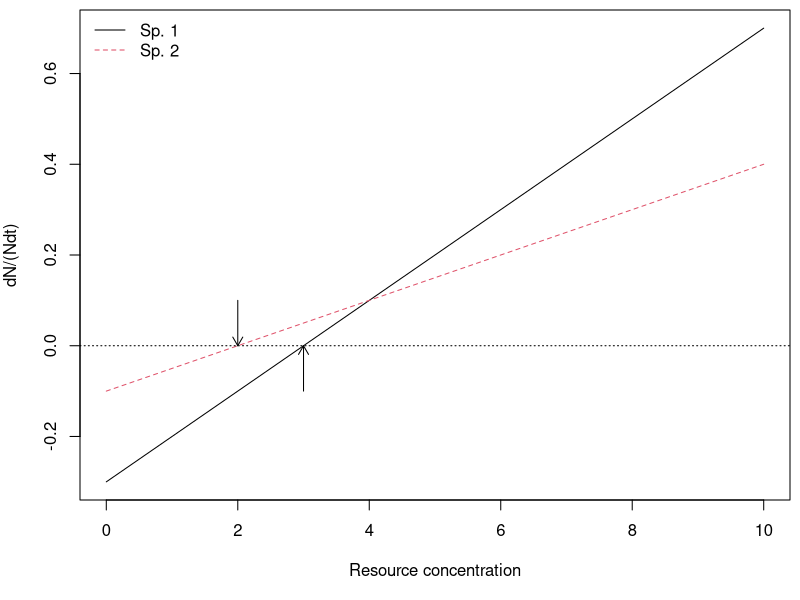

Recreate this plot in R. (Note: this script raises an error after producing the figure.)
## ---- chunk 1

e1 <- 0.1; a1 <- 1; d1 <- 0.3
e2 <- 0.1; a2 <- .5; d2 <- 0.1

{
  # setting the margins of the plot
  par(mar=(c(5, 4,.5,.5)))
  
  # making the graph
  curve(e1*a1*x - d1, 0,10, ylab="dN/(Ndt)", xlab="Resource concentration")
  curve(e2*a2*x - d2, lty=2, col=2, add=TRUE)
  abline(h=0, lty=3)
  legend("topleft", c("Sp. 1", "Sp. 2"), lty=1:2, col=1:2, bty='n')
  
  #adding the arrows
  x1 <- d1/(e1*a1); x2 <- d2/(e2*a2); len <- 0.1
  arrows(c(x1,x2), c(-len, len), c(x1,x2), c(0,0), length=0.1)
  }      

## ---- chunk 2
R.star.sp1 <- d1/(e1*a1)
R.star.sp2 <- d2/(e2*a2)
c(R.star.sp1, R.star.sp2)
## ---- chunk 3
cr_2plants  <- function(t,y,p){
  N1 <- y[1]; N2 <- y[2]; R <- y[3]
  with(as.list(p),{
    dN1 <- N1*(e1*a1*R - d1)
    dN2 <- N2*(e2*a2*R - d2)
    dR <- r*(S-R) - a1*N1*R - a2*N2*R
    return(list(c(dN1,dN2,dR)))
  } )
}
## ---- chunk 4
t <- seq(0, 100, by=.5)
p <- list(e1=0.1, a1=1, d1=0.3, 
          e2=0.1, a2=.5, d2=0.1,
          S=5, r=1)

y.initial <- c(N1=.1, N2=.1, R=4)
rout <- ode(y=y.initial, time=t, fun=cr_2plants, parms=p)
r.long <- rout %>% as.data.frame %>% pivot_longer(cols=-time, names_to = "State", values_to = "Grams")
ggplot(data=r.long, aes(time, Grams, colour=State, linetype=State)) + 
  geom_line() 
## ---- chunk 5
b <-c(1, .5); k=c(5, .1); d = 0.3
{curve(b[1]*x/(k[1]+x) - d, 0, 10, ylab=bquote(dP/(Pdt)), xlab="R")
curve(b[2]*x/(k[2] + x) - d, lty=2, add=TRUE)
abline(h=0, lty=3); text(7.5, 0, "gain = loss", adj=c(.5, -.3))
}
## ---- chunk 6
## 
cr_2substitutable <- function(t, y, parameters){
  N1 <- y[1] ; N2 <- y[2] ; R1 <- y[3]; R2 <- y[4]; 
  with(as.list(parameters), {
    N1.dot <- N1 * ( e11*a11*R1 + e12*a12*R2  - d1 )
    N2.dot <- N2 * ( e21*a21*R1 + e22*a22*R2  - d2 )
    R1.dot <- r1 * (S1 - R1) - (a11*N1 + a21*N2)*R1
    R2.dot <- r2 * (S2 - R2) - (a12*N1 + a22*N2)*R2
    return( list(c(N1.dot, N2.dot, R1.dot, R2.dot)) )
  } )
}
## ---- chunk 7
parameters <- c(# the environment supplies slightly more of resources 1
                r1 = 1, r2=1, S1=1.8, S2=1.2, 
                # sp 1 grows more with each unit of R1
                # sp 2 grows more with each unit of R2
                e11=.1, e12=.1, e21=.1, e22=.1,
                # sp 1 consumes more R1 than R2 and more than sp 2
                # sp 2 consumes more R2 than R1 and more than sp 1
                a11=2, a12=1, a21=1, a22=2, 
                # both spp die at the same rate
                d1=.1, d2=.1)
## ---- chunk 8

t <- seq(0, 20, by=.1); y.init <- c(N1=1, N2=1, R1=1.8, R2=1.2)
out <- ode(y = y.init, times=t, func=cr_2substitutable, 
           parms=parameters)
outL <- out %>% as.data.frame %>% pivot_longer(-time, names_to="State_vars", values_to="abun.")
ggplot(outL, aes(time, abun., colour=State_vars)) + geom_line()
## ---- chunk 9
cr_2subst_graph <- function(parameters, s1=NULL, s2=NULL, n1=1, n2=1, t=1000, by=1){
  p <- as.list(parameters)
  if(!is.null(s1)) p$S1 <- s1
  if(!is.null(s2)) p$S2 <- s2
with(p,
     { # ZNGI1
       Dz1 <- e11*a11/(e12*a12)
       Dz2 <- e21*a21/(e22*a22)
       R1.star = (d2*e12*a12 - d1*e22*a22 )/(e21*a21*e12*a12 - e11*a11*e22*a22)
       R2.star = (d1 - R1.star*e11*a11)/(e12*a12)
       impact1 <- a12*R2.star/(a11*R1.star)
       impact2 <- a22*R2.star/(a21*R1.star)
       stable <- 
         (Dz1 > Dz2 & (a12/a11)*(R2.star/R1.star) < (a22/a21)*(R2.star/R1.star)) |
         (Dz1 < Dz2 & (a12/a11)*(R2.star/R1.star) > (a22/a21)*(R2.star/R1.star))
       
       # xint = max( c(d1/(e11*a11),d2/(e21*a21) ))
       # yint  = max( c(d1/(e12*a12), d2/(e22*a22)) )
       lim = max( c(d1/(e11*a11),d2/(e21*a21), d1/(e12*a12), d2/(e22*a22)) )
       #xmax = max(c(1/(e12*a12),1/(e22*a22) ))
       
       layout(matrix(1:2, nrow=1))
       # Species 1 ZNGI (x = R1)
       par(pty="s")
       curve( (d1-e11*a11*x)/(e12*a12), ylim=c(0,lim*2), xlim=c(0, lim*2),
              ylab="R2", xlab="R1", main="ZNGIs and consumption vecs.")
       
       # Species 2 ZNGI (x = R1)
       curve( (d2-e21*a21*x)/(e22*a22), add=TRUE, lty=2)
       legend("topright", c("Sp 1", "Sp 2"), lty=1:2, bty='n')
       
        # Sp 1 vectors
       arrows(x0=R1.star, y0=R2.star, 
              x1=R1.star*(1-a11/2), y1=R2.star*(1-a12/2), length=.05, col=2)
       segments(x0=R1.star, y0=R2.star, 
                x1=R1.star*(1+a11*10), y1=R2.star * (1+a12*10), col=2)
       # Sp 2 vectors
       arrows(x0=R1.star, y0=R2.star, 
              x1=R1.star*(1-a21/2), y1=R2.star*(1-a22/2), lty=2, length=.05, col=2)
       segments(x0=R1.star, y0=R2.star, 
              x1=R1.star*(1+a21*10), y1=R2.star * (1+a22*10), lty=2, col=2)
       
        # Resource dynamics
       t <- seq(0, t, by=by)
       y.init <- c(N1=n1, N2=n2, R1=S1, R2=S2)
       out <- ode(y = y.init, times=t, func=cr_2substitutable,
                  parms=p)
       tf <- as.numeric( out[nrow(out), ] )  # last row
       lines(out[,4], out[,5], lty=3, col="purple", lwd=1)
       points(x=S1,y=S2)
       points(x=tf[4], y=tf[5], pch=19)
       
       ## Plot time series
       matplot(t, out[,-1], type="l", lty=c(1,2,3,3), col=c(1,1,2,4),
               ylab="State variables", xlab="Time",
               main="Dynamics")
       
       return( list(stable=stable,  Rstar=c(R1.star, R2.star), zngi.slope=c(Dz1,Dz2), consumption=c(impact1, impact2), parameters=parameters, last.integration=tf) )
})
}
## ---- chunk 10
output <- cr_2subst_graph(parameters)
## ---- chunk 11
## Something is not right here
resratio <- function(t, y, parameters){
  R1 <- y[1]; R2 <- y[2]; N1 <- y[3] ; N2 <- y[4] ;
  with(as.list(parameters), {
    N1.dot <- r1 * N1 * ( min( c( c11*R1/(k11 + R1), c21*R2/(k21 + R2) ) ) - m1 )
    N2.dot <- r2 * N2 * ( min( c( c12*R1/(k12 + R1), c22*R2/(k22 + R2) ) ) - m2 )
    ## R.dot must follow N.dot if we use N.dot in R.dot
    R1.dot <- a1 * (S1 - R1) - 
      r1 * N1 * ( min( c( c11*R1/(k11 + R1), c21*R2/(k21 + R2) ) ))/e11 - 
      r2 * N2 * ( min( c( c12*R1/(k12 + R1), c22*R2/(k22 + R2) ) ))/e12 
    R2.dot <- a2 * (S2 - R2) - 
      r1 * N1 * ( min( c( c11*R1/(k11 + R1), c21*R2/(k21 + R2) ) ))/e21 - 
      r2 * N2 * ( min( c( c12*R1/(k12 + R1), c22*R2/(k22 + R2) ) ))/e22 
    return( list(c(R1.dot, R2.dot, N1.dot, N2.dot)) )
  } )
}

parameters <- c(a1 = 1, a2=1, S1=10, S2=10, 
                r1=1, r2=1, m1=.1, m2=.1, 
                c11=1, c21=1, c12=1, c22=1, 
                k11=.1, k21=1, k12=1, k22=.1,
                e11=.1, e21=.1, e12=.1, e22=.1)

with(as.list(parameters),{
  curve(r1*c11*x/(k11 + x)-m1, 0, 3, xlab=expression("R"["j"]), 
        ylab=expression("r"["i"]*"c"["i"]*"R"["j"] /( "k"["ji"] + "R"["j"]) - "m"["i"] ) )
  curve(r1*c21*x/(k21 + x)-m1, 0, 3, add=T, lty=2)
  curve(r2*c12*x/(k12 + x)-m2, 0, 3, col=4, add=T)
  curve(r2*c22*x/(k22 + x)-m2, 0, 3, add=T, col=4, lty=2)
  abline(h=0, lty=3)
  legend('right', c('N1(R1)', 'N1(R2)', 'N2(R1)', 'N2(R2)'), 
         lty=c(1,2,1,2), col=c(1,1,4,4), lwd=2, bty='n')
})
## ---- chunk 12
t <- 0:100
y0 <- c(R1=.5, R2=.5, N1=10, N2=10)
run1 <- ode(y=y0, times=t, func=resratio, parms=parameters)
parameters; plot(run1)
run1[101,]
## ---- chunk 13
# a digraph is a directed graph
# the model is written in the "dot" language
bimut <-
"digraph{
  rankdir = LR;
node[shape=box];
// oval is the default node shape
  M1 -> M2[label='R'];
M2 -> M1[label='R'];
}"

#grViz(bimut)

umut <-
"digraph{
  rankdir = LR;
node[shape=box];
// oval is the default node shape
  M1 -> M2[label='R'];
M2 -> M1[label='S', style=dashed]
}"

imut <-
"digraph{
  rankdir = TB;
node[shape=box];
{rank=max; R1; R2;}
{rank=min; M1; M2;}
// oval is the default node shape
R1 -> M1; M1 -> R1[arrowhead='odot'];
R2 -> M2; M2 -> R2[arrowhead='odot'];
R1 -> R2[arrowhead='odot']; R2 -> R1[arrowhead='odot'];
}"

grViz(bimut) %>%
  export_svg %>% charToRaw %>% rsvg_png("bimut.png")

grViz(umut) %>%
  export_svg %>% charToRaw %>% rsvg_png("umut.png")

grViz(imut) %>%
  export_svg %>% charToRaw %>% rsvg_png("imut.png")

include_graphics(c("bimut.png","umut.png","imut.png"))
## ---- chunk 14

ggplot(data.frame(x=c(0, 1)), aes(x=x) ) + 
  stat_function(fun=function(x) { 10*x/(1+10*x) }) +
  labs( x="Fruit abundance", y="Consumption Rate of a frugivore")


ggplot(data.frame(x=c(0, 1)), aes(x=x) ) + 
  stat_function(fun=function(x) { 10*x/(1+10*x) }) +
  labs( x="Frugivore abundance", y="Dispersal rate of a seed")

## ---- chunk 15
# The derivative 
## A two-species consumer-resource mutualism
## Holland and DeAngelis 2009, Ecology Letters Ecology Letters, 12: 1357–1366.
## The parameterization follows that in this article. It differs from those 
## in the above equations. Can you see the differences?

cr_bimut <- function(t,y,parameters) {
  M1 <- y[1] # 
  M2 <- y[2] # 
  with( as.list( parameters ), {
    dM1 <- M1 * (r1 - d1*M1 + a12*M2/(h2 + M2) - B1*M2/(e1+M1) )
    dM2 <- M2 * (r2 - d2*M2 + a21*M1/(h1 + M1) - B2*M1/(e2+M2) )
    list( c( dM1, dM2 ))
  }
  )
}

## ---- chunk 16
### These parameters create a unidirectional, resource-service mutualism (B2 = 0)
## Translating, a12 = a above, and a21 = ea above, and B1 = s above
## therefore e = a21/a12

p.u <- list(r1 = 1, r2 = 1, d1=0.01, d2=0.01, 
            a12 = 0.4, a21 = 0.25, B1 = 0.3, B2 = 0, 
            h1=0.3, h2=0.3, e1=0.3, e2=0.3)

#####
# times series
t <- seq(0,25, by=.1)
y <- c(M1=50, M2=1)

out <- ode(y=y, times=t, func= cr_bimut, parms=p.u)
outdf <- data.frame(out)
outL <- pivot_longer(outdf, -time, 
                     names_to="State_var", values_to="N")
ggplot(outL, aes(time, N, colour=State_var)) + geom_line()
## ---- chunk 17
library(diagram)
bm <- matrix(c("a11", "ca","1", 0, "cb", "a22", "0", "nu", 
               "alphaA", "alphaB", 0,0,
               "betaA","betaB", 0,0), nc=4)

bm <- matrix(c( 
  "-1/K[A]", "-c[A]/K[A]",1, 0,
  "-c[B]/K[B]", "-1/K[B]",0, "nu",
  "alpha[A]", "alpha[B]", -1, 0,
  "beta[A]","beta[B]", 0, -1 
), nc=4)
name <- c(expression(N[A]), expression(N[B]), expression(S[A]), expression(S[B]))
par(mar=c(0,0,0,0))
plotmat(bm, pos=c(2,2), name=name)
## ---- chunk 18
bever3 <- function(t,y,p){
  with(as.list(c(y,p)), {
    dNa <- ra * Na * (1+alphaA*SA + betaA*(1-SA) - (Na + cB*Nb)/Ka)
    dNb <- rb * Nb * (1+alphaB*SA + betaB*(1-SA) - (cA*Na + Nb)/Kb)
    dSA <- SA*(1-SA) * ( Na/(Na+Nb) - nu*Nb/(Na+Nb) )
    return(list(c(dNa, dNb, dSA), SB=1-SA))
  })
  }
## ---- chunk 19
p0 <- list(ra=0.7, rb=0.5, Ka = 10, Kb=12, cA=.98, cB=.98, 
           alphaA=0, alphaB=0, betaA=0, betaB=0, nu=0.8)
## ---- chunk 20
with(p0, { cA/Kb*Ka  < (1+alphaB)*(1+betaA) / ( (1+alphaA)*(1+betaB)) })
with(p0, { cB/Ka*Kb < (1+alphaB)*(1+betaA) / ( (1+alphaA)*(1+betaB)) })
## ---- chunk 21
p <- list(ra=0.7, rb=0.5, Ka = 10, Kb=12, cA=.98, cB=.98, alphaA=-0.03, alphaB=0.1, betaA=0.1, betaB=-0.2, nu=0.8)
## ---- chunk 22
with(p, { cA/Kb*Ka  < (1+alphaB)*(1+betaA) / ( (1+alphaA)*(1+betaB)) })
with(p, { cB/Ka*Kb < (1+alphaB)*(1+betaA) / ( (1+alphaA)*(1+betaB)) })
## ---- chunk 23
t <- seq(0,200, .1)
y0 <- c(Na=4, Nb=9, SA=0.5)
{outdf <- as.data.frame( ode(y=y0, times=t, fun=bever3, parms=p) )
outL <- pivot_longer(outdf, -time, 
                     names_to="State_var", values_to="N")
ggplot(outL, aes(time, N, colour=State_var)) + geom_line()
}

### Phase plane plot
plot(outdf$Na, outdf$Nb, type='l', ylab="N_B", xlab="N_A")
### Make the start clear
points(y0[1], y0[2], cex=2, col=2, pch=19)
text(y[1], y[2], "Start here (t=0)", adj=c(-.2,.5), srt=-45, col="green")
## ---- chunk 24
lvg <- function (time, n, parameters) 
{
  r <- parameters[[1]]
  a <- parameters[[2]]
  dns.dt <- r * n * (1 + (a %*% n))
  return(list(c(dns.dt)))
}
## ---- chunk 25
a <- matrix(c( -.1, .02,
               .02, -.09), nrow = 2, byrow=TRUE)
a
## ---- chunk 26
# Let r be the same fpor each species
r <- c(1,1)
parms <- list(r=r, a=a)
parms

t=seq(0,30, by=.1)
N0 <- c(N1=20, N2=5)
lvout <- as.data.frame( ode(N0, t, lvg, parms) )
lvL <- pivot_longer(lvout, -time, names_to="State_vars", 
            values_to="N")

ggplot(lvL, aes(time, N, colour=State_vars, linetype=State_vars)) + 
  geom_line() + 
  geom_hline(yintercept=c(-1/a[1,1], -1/a[2,2]), linetype=c(1,3)) +
  annotate(geom="text", 
           x=c(15, 20),y=c(-1/a[1,1], -1/a[2,2]), label=c("K1", "K2"), vjust=-0.2 )
## ---- chunk 27
# Use expand.grid to create systematically combinations of parameters
df <- expand.grid(a11 = -0.1, a12=seq(0, .2, by =.02),
                  a21 = seq(0, .2, by=.02),  a22=-0.1 )
dim(df) # The number of rows and columns
head(df) # the top of the data frame
## ---- chunk 28
# set intrinsic rates of increase...
r <- c(1,1)

# and starting values...
N0 <- c(N1 = 10, N2= 10.001)

# and times for which to return output.
t <- 0:200

# Set values that will be useful later on in our for-loop.
n <- length( t + 1 )
npar <- nrow( df ) 

# create an empty data frame to hold our simulation output.
output <- data.frame( t = numeric(npar), N1 = numeric( npar ), 
                      N2 = numeric( npar ) )

### USE A  FOR-LOOP TO INTEGRATE THE MODEL FOR EACH COMBINATION OF PARAMETERS
for( i in 1:npar ) {
  coefs.true <- matrix( as.numeric( df[i,] ), 
                        nrow = 2, byrow = TRUE)
  invisible(
    capture.output( 
    # capture.output is a function that allows us to avoid seeing warnings...
    # not usually a good idea to ignore warnings!!!
    # but it is OK here....
    lvout <- ode(N0, t, lvg, parms = list(r, coefs.true) )
  ) )
  
  # hang on to only the last row of output, and  
  # put it in the i-th row of our output data frame.
  last <- nrow(lvout)
   output[i,] <- lvout[last,]
}

# Combine columns of parameters and output.
simdat <- cbind(df, output)
## ---- chunk 29
# Do simplistic numerical summaries.
summary(simdat[,5:7])
## ---- chunk 30
# the vertical bar | means "or"
sim.N <- subset(simdat, N1 > 10000 | N2 > 10000)
head(sim.N)
## ---- chunk 31
ggplot(sim.N, aes(a12, a21)) + geom_point()
## ---- chunk 32
denom <- simdat[,1] * simdat[,4] - simdat[,2] * simdat[,3]
# note this solution is subtracting the negative intraspecific comp coef.
# making it consistent with our equations in section 1
num1 <- simdat[,2] - simdat[,4]
num2 <- simdat[,3] - simdat[,1]
N1.eq <- num1 / denom
N2.eq <-num2 / denom

# combine with simulation data set
sim.check1 <- cbind(simdat, N1.eq, N2.eq)
# sim.check1[order(sim.check1$a12, sim.check1$a21),]
## ---- chunk 33
problems1 <- subset(sim.check1, (N1 < 0 | N2 < 0 | N1 > 1e4 | N2 > 1e4 ) )
# look at the subset
ggplot(problems1, aes(N1, N1.eq)) + geom_point()
## ---- chunk 34
problems1[1:5,]
## ---- chunk 35
check2 <- subset(sim.check1, (N1.eq > 0 & N2.eq > 0) & (N1 < 1e4 & N2 < 1e4 ))
## ---- chunk 36
N1.diff <- check2$N1 - check2$N1.eq
N2.diff <- check2$N2 - check2$N2.eq
summary(N1.diff); summary(N2.diff)
## ---- chunk 37
subset(sim.check1, a12 == .02 & a21 == .02)
# form remember that we set r = 1
J1 <- matrix(c(-.1*12.5, -.02*12.5,
               -.02*12.5, -.1*12.5), nrow=2, byrow=TRUE)
eigen(J1)
## ---- chunk 38
subset(sim.check1, a12 == .2 & a21 == .2)
J2 <- matrix( c( -.1*(-10), -.2*(-10), 
                 -.2*(-10), -.1*(-10)), nrow=2, byrow=TRUE) 
eigen(J2)
